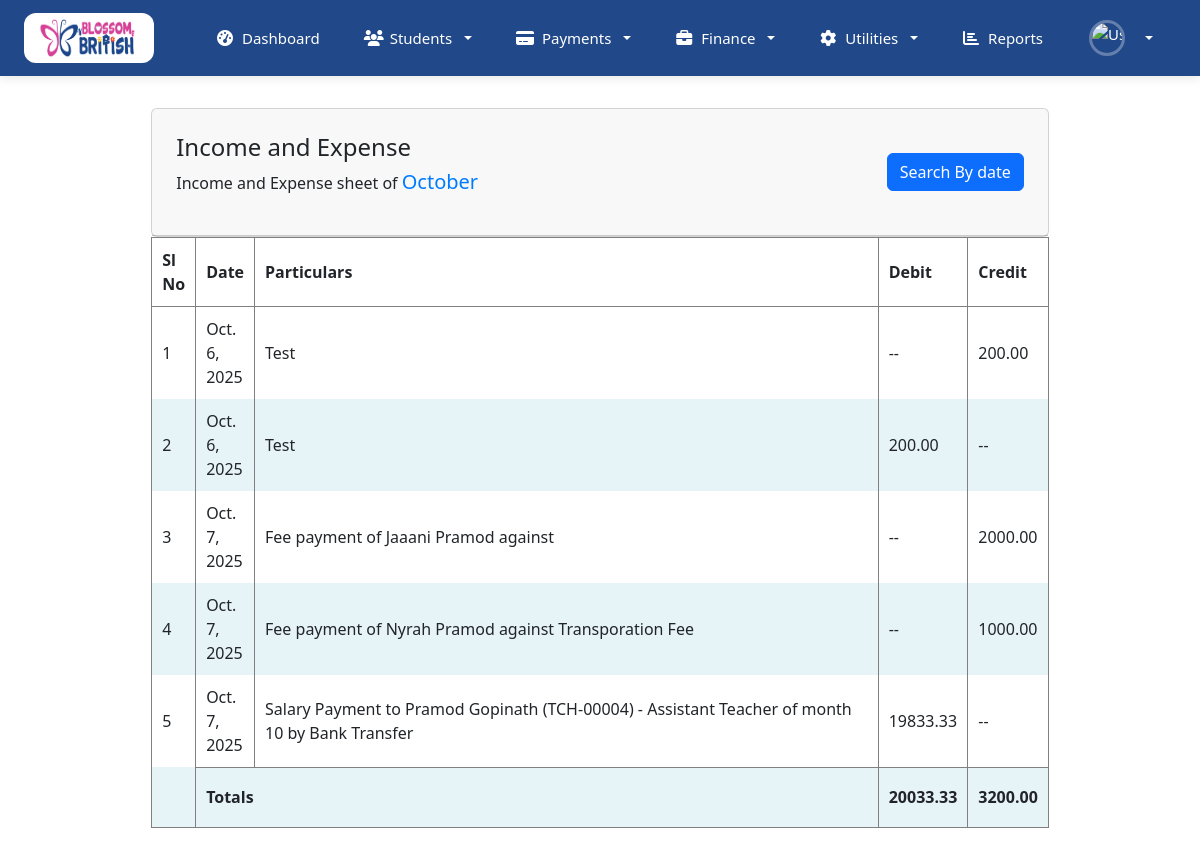
The page /finances/balance_sheet on the database its author committed.
### Finance/models.py (models this page shows)
class Income(models.Model):
    date = models.DateField(auto_now_add=True)
    perticulers = models.CharField(max_length=255)
    amount = models.FloatField()
    bill_number = models.CharField(max_length=20, default="No Bill")
    other = models.CharField(max_length=255, default=" ", null=True, blank=True)

class Expense(models.Model):
    date = models.DateField(auto_now_add=True)
    perticulers = models.CharField(max_length=255)
    amount = models.FloatField()
    bill_number = models.CharField(max_length=20, default="No Bill")
    other = models.CharField(max_length=255, default=" ",null=True, blank=True)

### Finance/views.py (the view)
# urls.py: path("balance_sheet",views.balance_sheet, name= "balance_sheet"),
def balance_sheet(request):
    current_date = now()
    month = current_date.strftime("%B")
    income_list = Income.objects.filter(date__year=current_date.year, date__month=current_date.month)
    expense_list = Expense.objects.filter(date__year=current_date.year, date__month=current_date.month)
    income_data = [{'type': 'credit', 'date': income.date, 'perticulers': income.perticulers, 'amount': income.amount} for income in income_list]
    expense_data = [{'type': 'debit', 'date': expense.date, 'perticulers': expense.perticulers, 'amount': expense.amount} for expense in expense_list]
    combined_list = sorted(
        chain(income_data, expense_data),
        key=lambda x: x['date']
    )
    total_income = sum(income['amount'] for income in income_data)
    total_expense = sum(expense['amount'] for expense in expense_data)
    return render(request, "finance/balancesheet.html", {
        'combined_list': combined_list,
        'total_income': total_income,
        'total_expense': total_expense,
        "month":month
    })

### home/context_processors.py (called while the page is built, shortened)
def user_context(request):
    if isinstance(request.user, AnonymousUser):
        return {}

### templates/finance/balancesheet.html (shortened to what this page needs)
{% extends 'auth_templates/index.html' %}
{% load static %}
{% block content %}
<div class="category-add-list">
    <div class="content-page">
        <div class="container-fluid add-form-list">
            <div class="row">
                <div class="col-sm-12">
                    <div class="card">
                        <div class="card-header d-flex justify-content-between">
                            <div class="header-title">
                                <h4 class="card-title">Income and Expense</h4>
                                <p>Income and Expense sheet of <span class="text-primary h5">{{month}}</span> </p>
                            </div>
                            <div class="header-title">
                                <button class="btn btn-primary" class="btn btn-primary"  data-bs-toggle="modal" data-bs-target="#exampleModal">Search By date</button>
                            </div>
                    </div>
                        </div>
                    <div class="contenttable">
                        <table>
                            <thead>
                                <tr>
                                    <th style="border-bottom: .5px solid gray;">Sl No</th>
                                    <th style="border-bottom: .5px solid gray;">Date</th>
                                    <th style="width: 70%;border-bottom: .5px solid gray;">Particulars</th>
                                    <th style="border-bottom: .5px solid gray;">Debit</th>
                                    <th style="border-bottom: .5px solid gray;">Credit</th>
                                </tr>
                            </thead>
                            <tbody>
                                {% for record in combined_list %}
                                <tr>
                                    <td>{{ forloop.counter }}</td>
                                    <td>{{record.date}}</td>
                                    <td>{{ record.perticulers }}</td>
                                    <td>
                                        {% if record.type == 'debit' %}
                                        {{ record.amount|floatformat:2 }}
                                        {% else %}
                                        --
                                        {% endif %}
                                    </td>
                                    <td>
                                        {% if record.type == 'credit' %}
                                        {{ record.amount|floatformat:2 }}
                                        {% else %}
                                        --
                                        {% endif %}
                                    </td>
                                </tr>
                                {% endfor %}
                                <tr>
                                    <th></th>
                                    <th colspan="2" style="width: 70%;border-top: .5px solid gray;">Totals</th>
                                    <th style="border-top: .5px solid gray;">{{ total_expense |floatformat:2 }}</th>
                                    <th style="border-top: .5px solid gray;">{{ total_income |floatformat:2 }}</th>
                                </tr>
                            </tbody>
                        </table>
                    </div>
                </div>
            </div>
        </div>
    </div>
</div>
{% endblock %}

### static/css/styles.css (style rules this page uses)
:root { --e-global-color-primary: #214888; --e-global-color-secondary: #D54395; --e-global-color-text: #453F4E; --e-global-color-accent: #FBF8FF; --e-global-color-3a7e2f2: #FFB804; --e-global-color-e1cf4e4: #DEC8FE; --e-global-color-fe7363b: #F7F1FF; --e-global-color-aa4a27d: #FEFEFE; --e-global-color-eecedb7: #F3EBFF; --e-global-color-d2fd119: #FF854B; --e-global-color-3e3936d: #FFEFC6; --e-global-color-bea3118: #89C0FF; --e-global-color-4e9ef99: #43A574; --e-global-color-7d1e931: #FF9587; --e-global-color-5d90ead: #F0F0F0; --e-global-typography-primary-font-family: "Poppins"; --shadow-light: 0 2px 8px rgba(0, 0, 0, 0.1); --shadow-medium: 0 4px 16px rgba(0, 0, 0, 0.12); --shadow-heavy: 0 8px 24px rgba(0, 0, 0, 0.15); --border-radius-sm: 6px; --border-radius: 12px; --border-radius-lg: 16px; }
* { margin: 0; padding: 0; box-sizing: border-box; }
body { font-family: var(--e-global-typography-primary-font-family), sans-serif; background-color: var(--e-global-color-fe7363b); color: var(--e-global-color-text); line-height: 1.6; }
.card-header { padding: 24px !important; border-bottom: 1px solid var(--e-global-color-5d90ead); display: flex; justify-content: space-between; align-items: center; }

### templates/finance/balancesheet.html (style rules this page uses)
.category-add-list { width: 80% !important; margin: auto; }
.contenttable table { border: .5px solid gray; border-radius: 20px; padding: 20px; width: 100%; }
.contenttable td { height: 50px; }
.contenttable tr:nth-child(even) { background-color: rgba(173, 216, 230, 0.305); }
.contenttable th, td { padding: 10px; border-right: .5px solid gray; }
.contenttable th { height: 60px !important; }
.text-primary { color: #007bff !important; }

### rows shown on the page
Income: date "Oct. 6, 2025", perticulers "Test", amount "200.00"
Expense: date "Oct. 6, 2025", perticulers "Test", amount "200.00"
Income: date "Oct. 7, 2025", perticulers "Fee payment of Jaaani Pramod against", amount "2000.00"
Income: date "Oct. 7, 2025", perticulers "Fee payment of Nyrah Pramod against Transporation Fee", amount "1000.00"
Expense: date "Oct. 7, 2025", perticulers "Salary Payment to Pramod Gopinath (TCH-00004) - Assistant Teacher of month 10 by Bank Transfer", amount "19833.33"

### other values the page prints
{{ total_expense |floatformat:2 }} "20033.33"
{{ total_income |floatformat:2 }} "3200.00"
